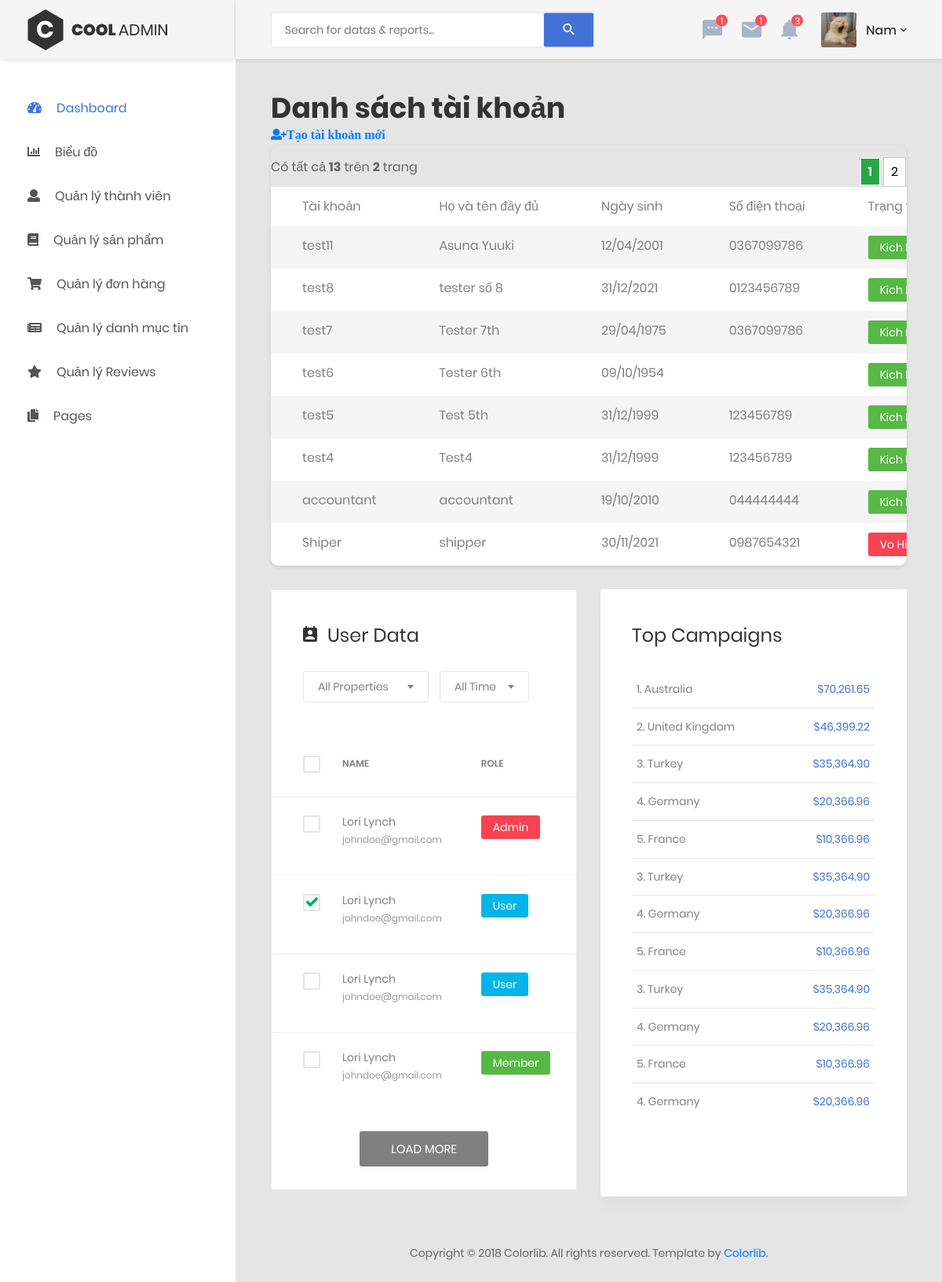
Screenshot of /admin/user.php (signed in) with the database file from the repository.
### tables this page shows
CREATE TABLE `customers` (
  `id` int(11) NOT NULL,
  `username` varchar(100) DEFAULT NULL,
  `password` varchar(150) DEFAULT NULL,
  `first_name` varchar(50) DEFAULT NULL,
  `last_name` varchar(50) DEFAULT NULL,
  `avatar` varchar(255) DEFAULT NULL,
  `birthday` int(11) DEFAULT NULL,
  `phone` varchar(11) DEFAULT NULL,
  `address` varchar(255) DEFAULT NULL,
  `email` varchar(255) DEFAULT NULL,
  `status` tinyint(4) NOT NULL DEFAULT 1,
  `money_spent` float DEFAULT NULL,
  `last_updated` int(11) NOT NULL,
  `created_date` int(11) NOT NULL
);

### admin/user.php (the view, shortened to what this page needs)
<?php
    include 'header.php';
     ?>
   <body>
        <?php if (empty($_SESSION['current_user'])) { ?>
            <a href="login.php">Đăng nhập để vào trang Admin</a>
            <?php
         } else {
        include 'menu_sidebar.php';
        ?>
        <div class="page-container">
    <?php
        include 'admin_navbar.php';
    ?>
    <?php
        include '../connect_db.php';
        $item_per_page = (!empty($_GET['per_page'])) ? $_GET['per_page'] : 8;
        $current_page = (!empty($_GET['page'])) ? $_GET['page'] : 1;
        $offset = ($current_page - 1) * $item_per_page;
        $result = mysqli_query($con, "SELECT * FROM customers ORDER BY `id` DESC LIMIT " . $item_per_page . " OFFSET " . $offset);
        ?>
            <div class="main-content">
                <div class="section__content section__content--p30">
                    <div class="container-fluid">
                        <div class="row">
                             <div class="col-xl-12">
                                    <h1>Danh sách tài khoản</h1>
                                    <a class="fa fa-user-plus" href="./user_create.php">Tạo tài khoản mới</a>
                                <div class="table-responsive table--no-card m-b-30">
                            <?php
                            include './pagination.php';
                            ?>
                                    <table class="table table-borderless table-striped table-earning">
                                        <tr>
                                            <td>Tài khoản</td>
                                            <td>Họ và tên đầy đủ</td>
                                            <td>Ngày sinh</td>
                                            <td>Số điện thoại</td>
                                            <td>Trạng thái</td>
                                        </tr>
                                        <?php
                                        while ($row = mysqli_fetch_array($result)) {
                                            ?>
                                            <tr>
                                                <td><?= $row['username'] ?></td>
                                                <td>
                                                    <?=$row['first_name']." ".$row['last_name']
                                                    ?>
                                                </td>
                                                <td><?= date('d/m/Y', $row['birthday']) ?></td>
                                                <td><?= $row['phone'] ?></td>
                                                <td>
                                                    <?php if ($row['status'] == 1 ){ ?>
                                                        <span class="role member">Kich hoat</span>
                                                   <?php } else { ?>
                                                        <span class="role admin">Vo hieu hoa</span>
                                                    <?php } ?>
                                                </td>
                                            </tr>
                                        <?php } ?>
                                    </table>
                                </div>
                                </div>
                            </div>
                        <div class="row">
                            <div class="col-lg-6">
                                <div class="user-data m-b-30">
                                    <h3 class="title-3 m-b-30">
                                        <i class="zmdi zmdi-account-calendar"></i>user data</h3>
                                    <div class="filters m-b-45">
                                        <div class="rs-select2--dark rs-select2--md m-r-10 rs-select2--border">
                                        </div>
                                        <div class="rs-select2--dark rs-select2--sm rs-select2--border">
                                        </div>
                                    </div>
                                    <div class="table-responsive table-data">
                                        <table class="table">
                                            <thead>
                                                <tr>
                                                    <td>
                                                        <label class="au-checkbox">
                                                            <span class="au-checkmark"></span>
                                                        </label>
                                                    </td>
                                                    <td>name</td>
                                                    <td>role</td>
                                                    <td>type</td>
                                                </tr>
                                            </thead>
                                            <tbody>
                                                <tr>
                                                    <td>
                                                        <label class="au-checkbox">
                                                            <span class="au-checkmark"></span>
                                                        </label>
                                                    </td>
                                                    <td>
                                                        <div class="table-data__info">
                                                            <h6>lori lynch</h6>
                                                            <span>
                                                                <a href="#">johndoe@gmail.com</a>
                                                            </span>
                                                        </div>
                                                    </td>
                                                    <td>
                                                        <span class="role admin">admin</span>
                                                    </td>
                                                    <td>
                                                    </td>
                                                </tr>
                                                <tr>
                                                    <td>
                                                        <label class="au-checkbox">
                                                            <span class="au-checkmark"></span>
                                                        </label>
                                                    </td>
                                                    <td>
                                                        <div class="table-data__info">
                                                            <h6>lori lynch</h6>
                                                            <span>
                                                                <a href="#">johndoe@gmail.com</a>
                                                            </span>
                                                        </div>
                                                    </td>
                                                    <td>
                                                        <span class="role user">user</span>
                                                    </td>
                                                    <td>
                                                    </td>
                                                </tr>
                                                <tr>
                                                    <td>
                                                        <label class="au-checkbox">
                                                            <span class="au-checkmark"></span>
                                                        </label>
                                                    </td>
                                                    <td>
                                                        <div class="table-data__info">
                                                            <h6>lori lynch</h6>
                                                            <span>
                                                                <a href="#">johndoe@gmail.com</a>
                                                            </span>
                                                        </div>
                                                    </td>
                                                    <td>
                                                        <span class="role user">user</span>
                                                    </td>
                                                    <td>
                                                    </td>
                                                </tr>
                                                <tr>
                                                    <td>
                                                        <label class="au-checkbox">
                                                            <span class="au-checkmark"></span>
                                                        </label>
                                                    </td>
                                                    <td>
                                                        <div class="table-data__info">
                                                            <h6>lori lynch</h6>
                                                            <span>
                                                                <a href="#">johndoe@gmail.com</a>
                                                            </span>
                                                        </div>
                                                    </td>
                                                    <td>
                                                        <span class="role member">member</span>
                                                    </td>
                                                    <td>
                                                    </td>
                                                </tr>
                                            </tbody>
                                        </table>
                                    </div>
                                    <div class="user-data__footer">
                                        <button class="au-btn au-btn-load">load more</button>
                                    </div>
                                </div>
                            </div>
                            <div class="col-lg-6">
                                <div class="top-campaign">
                                    <h3 class="title-3 m-b-30">top campaigns</h3>
                                    <div class="table-responsive">
                                        <table class="table table-top-campaign">
                                            <tbody>
                                                <tr>
                                                    <td>1. Australia</td>
                                                    <td>$70,261.65</td>
                                                </tr>
                                                <tr>
                                                    <td>2. United Kingdom</td>
                                                    <td>$46,399.22</td>
                                                </tr>
                                                <tr>
                                                    <td>3. Turkey</td>
                                                    <td>$35,364.90</td>
                                                </tr>
                                                <tr>
                                                    <td>4. Germany</td>
                                                    <td>$20,366.96</td>
                                                </tr>
                                                <tr>
                                                    <td>5. France</td>
                                                    <td>$10,366.96</td>
                                                </tr>
                                                <tr>
                                                    <td>3. Turkey</td>
                                                    <td>$35,364.90</td>
                                                </tr>
                                                <tr>
                                                    <td>4. Germany</td>
                                                    <td>$20,366.96</td>
                                                </tr>
                                                <tr>
                                                    <td>5. France</td>
                                                    <td>$10,366.96</td>
                                                </tr>
                                                <tr>
                                                    <td>3. Turkey</td>
                                                    <td>$35,364.90</td>
                                                </tr>
                                                <tr>
                                                    <td>4. Germany</td>
                                                    <td>$20,366.96</td>
                                                </tr>
                                                <tr>
                                                    <td>5. France</td>
                                                    <td>$10,366.96</td>
                                                </tr>
                                                <tr>
                                                    <td>4. Germany</td>
                                                    <td>$20,366.96</td>
                                                </tr>
                                            </tbody>
                                        </table>
                                    </div>
                                </div>
                            </div>
                        </div>
                        <div class="row">
                            <div class="col-md-12">
                                <div class="copyright">
                                    <p>Copyright © 2018 Colorlib. All rights reserved. Template by <a href="https://colorlib.com">Colorlib</a>.</p>
                                </div>
                            </div>
                        </div>
                    </div>
                </div>
            </div>
        </div>
    <?php } ?>
</body>
</html>

### rows the page displays
customers: username "test11", first_name "Asuna", last_name "Yuuki", birthday "12/04/2001", phone "0367099786", status "Kich…"
customers: username "test8", first_name "tester", last_name "số 8", birthday "31/12/2021", phone "0123456789", status "Kich…"
customers: username "test7", first_name "Tester", last_name "7th", birthday "29/04/1975", phone "0367099786", status "Kich…"
customers: username "test6", first_name "Tester", last_name "6th", birthday "09/10/1954", status "Kich…"
customers: username "test5", first_name "Test", last_name "5th", birthday "31/12/1999", phone "123456789", status "Kich…"
customers: username "test4", last_name "Test4", birthday "31/12/1999", phone "123456789", status "Kich…"
customers: username "accountant", last_name "accountant", birthday "19/10/2010", phone "044444444", status "Kich…"
customers: username "Shiper", last_name "shipper", birthday "30/11/2021", phone "0987654321", status "Vo…"

### other values shown
$currentUser['last_name'] "Nam"
$totalRecords "13"
$totalPages "2"
